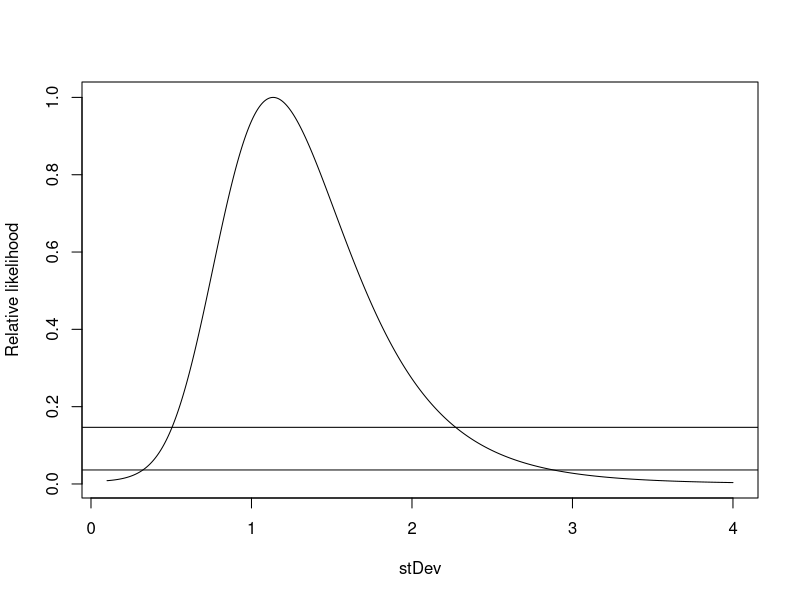
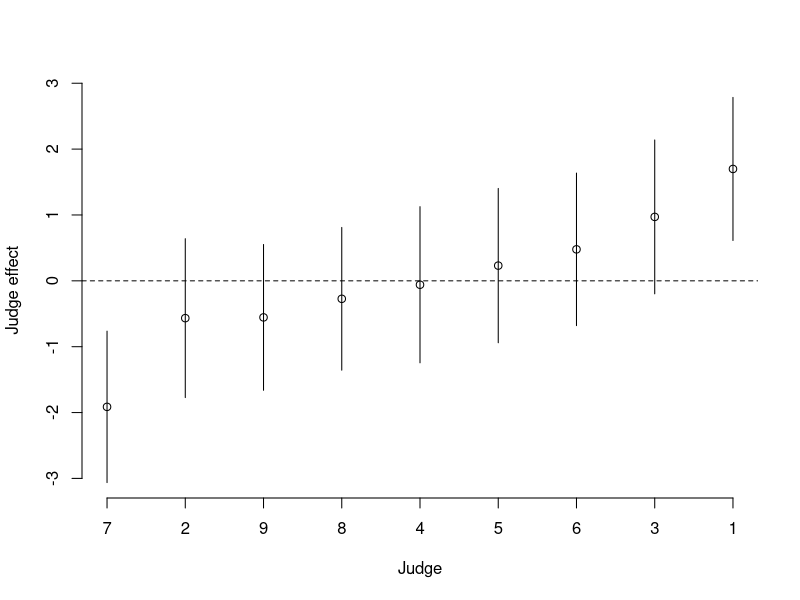
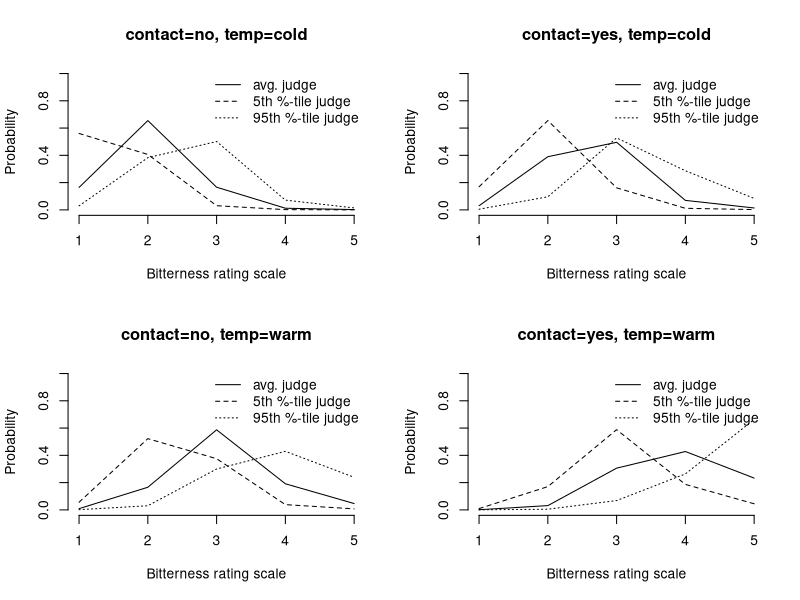

These figures' R source, in order:
## ---- chunk 1
knitr::opts_chunk$set(echo = TRUE)
## ---- chunk 2
library(ordinal)
## ---- chunk 3
data(wine)
str(wine)
## ---- chunk 4
fm1 <- clmm2(rating ~ temp + contact, random=judge, data=wine)
fm1
## ---- chunk 5
fm2 <- clmm2(rating ~ temp + contact, random=judge, data=wine,Hess=TRUE, nAGQ=10)
summary(fm2)
## ---- chunk 6
exp(coef(fm2)[5])
## ---- chunk 7
fm3 <- clmm2(rating ~ temp, random=judge, data=wine, nAGQ=10)
anova(fm3, fm2)
## ---- chunk 8
fm4 <- clm2(rating ~ temp + contact, data=wine)
anova(fm4, fm2)
## ---- chunk 9
pr2 <- profile(fm2, range=c(.1, 4), nSteps=30, trace=0)
confint(pr2)
## ---- chunk 10
plot(pr2)
## ---- chunk 11
ci <- fm2$ranef + qnorm(0.975) * sqrt(fm2$condVar) %o% c(-1, 1)
ord.re <- order(fm2$ranef)
ci <- ci[order(fm2$ranef),]
plot(1:9, fm2$ranef[ord.re], axes=FALSE, ylim=range(ci),
xlab="Judge", ylab="Judge effect")
axis(1, at=1:9, labels = ord.re)
axis(2)
for(i in 1:9) segments(i, ci[i,1], i, ci[i, 2])
abline(h = 0, lty=2)
## ---- chunk 12
head(cbind(wine, fitted(fm2)))
## ---- chunk 13
head(cbind(wine, pred=predict(fm2, newdata=wine)))
## ---- chunk 14
qnorm(0.95) * c(-1, 1) * fm2$stDev
## ---- chunk 15
pred <-
function(eta, theta, cat = 1:(length(theta)+1), inv.link = plogis)
{
Theta <- c(-1e3, theta, 1e3)
sapply(cat, function(j)
inv.link(Theta[j+1] - eta) - inv.link(Theta[j] - eta) )
}
pred(qnorm(0.05) * fm2$stDev, fm2$Theta)
## ---- chunk 16
mat <- expand.grid(judge = qnorm(0.95) * c(-1, 0, 1) * fm2$stDev,
contact = c(0, fm2$beta[2]),
temp = c(0, fm2$beta[1]))
pred.mat <- pred(eta=rowSums(mat), theta=fm2$Theta)
lab <- paste("contact=", rep(levels(wine$contact), 2), ", ",
"temp=", rep(levels(wine$temp), each=2), sep="")
par(mfrow=c(2, 2))
for(k in c(1, 4, 7, 10)) {
plot(1:5, pred.mat[k,], lty=2, type = "l", ylim=c(0,1),
xlab="Bitterness rating scale", axes=FALSE,
ylab="Probability", main=lab[ceiling(k/3)], las=1)
axis(1); axis(2)
lines(1:5, pred.mat[k+1, ], lty=1)
lines(1:5, pred.mat[k+2, ], lty=3)
legend("topright",
c("avg. judge", "5th %-tile judge", "95th %-tile judge"),
lty=1:3, bty="n")
}
